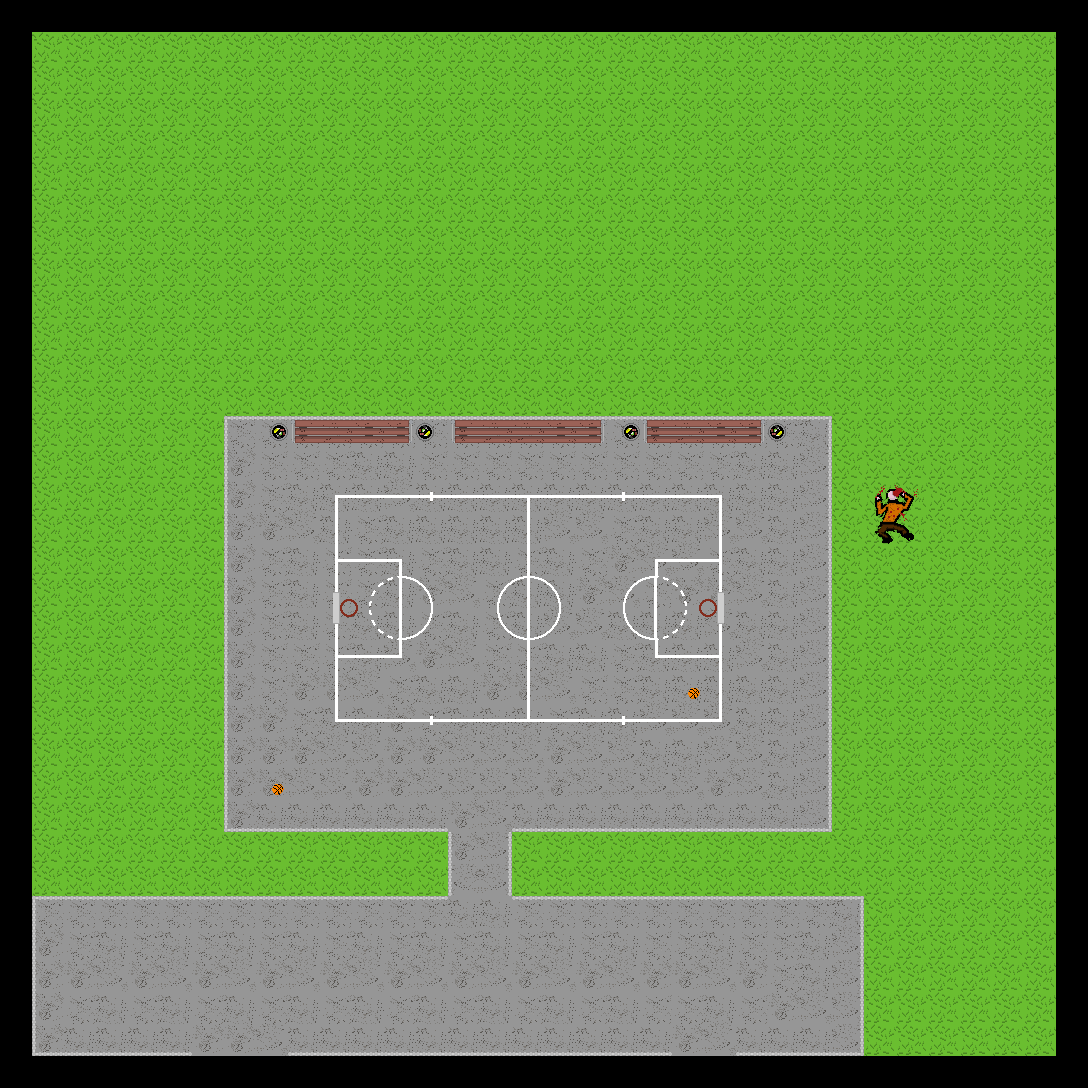

Rendered tile map (Tiled .tmx) drawn with the repository's tilesets; below, a short description and the map source with its tile grids summarised:
An orthogonal 34x34 tile map with 32x32 px tiles, 4 tile layers (Tile Layer 1, Tile Layer 2, Tile Layer 3, Tile Layer 4).

<map version="1.2" tiledversion="1.2.2" orientation="orthogonal" renderorder="left-up" width="34" height="34" tilewidth="32" tileheight="32" infinite="0" nextlayerid="14" nextobjectid="1">
 <tileset firstgid="1" source="FullSpriteSheet.tsx" />
 <layer id="5" name="Tile Layer 1" width="34" height="34">
  <data>[1156 cells, 1155 non-empty, 18 distinct tile ids]</data>
 </layer>
 <layer id="6" name="Tile Layer 2" width="34" height="34">
  <data>[1156 cells, 0 non-empty, 0 distinct tile ids]</data>
 </layer>
 <layer id="12" name="Tile Layer 3" width="34" height="34">
  <data>[1156 cells, 1156 non-empty, 41 distinct tile ids]</data>
 </layer>
 <layer id="13" name="Tile Layer 4" width="34" height="34">
  <data>[1156 cells, 139 non-empty, 20 distinct tile ids]</data>
 </layer>
</map>
